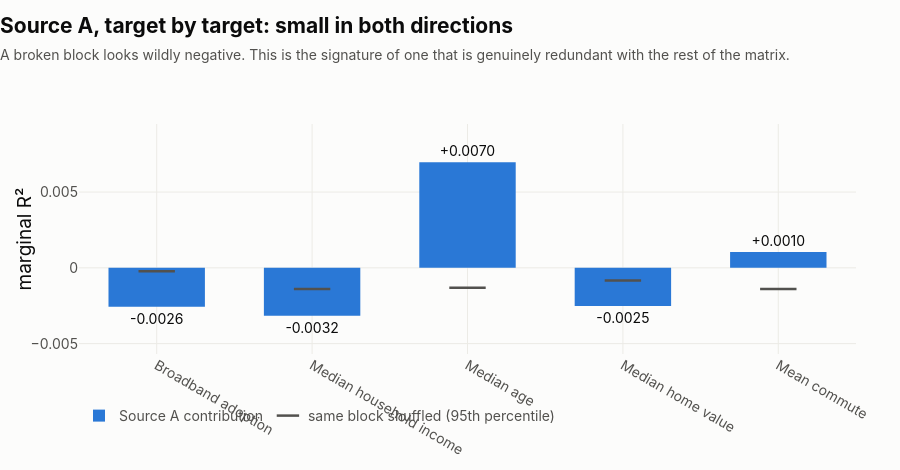

The notebook cell saved with this chart:
### Markdown cell above
The middle bar is the one to sit with. **Seven eighths of F's apparent internal
contribution is USDA restating industry composition BLS already measures.** That
redundancy is real inside the six-pillar system, and it does not bind against
outcomes outside it — the same ablation moves F's external figure by 0.0003. Which
is exactly why the external arm is the one the verdict rests on.

### Source A — the uncomfortable finding

Source A is the pillar this project marked **"Good shape. Done."** Its embedding was
cut on evidence, its 29 typed columns were validated, its schema was frozen first.
It contributes **−0.0000**.

### Code cell
a_stats = ext["drop_one"]["size_emacro_drop_A"]
a_pl = placebo[placebo["pillar"] == "A"].set_index("target")
labels = [TARGET_LABEL[t] for t in TARGET_ORDER]
vals = [a_stats["by_target"][t] for t in TARGET_ORDER]
band = [float(a_pl.loc[t, "placebo_p95"]) if t in a_pl.index else 0.0 for t in TARGET_ORDER]

fig = go.Figure()
# One colour, not red-for-negative: sign is already carried by position against
# the zero line, and a two-colour split would make the legend swatch lie about
# the series while dramatising numbers whose whole point is that they are small.
fig.add_trace(go.Bar(
    x=labels, y=vals, marker_color=BLUE,
    text=[f"{v:+.4f}" for v in vals], textposition="outside",
    textfont=dict(size=14), cliponaxis=False,
    hovertemplate="%{x}<br>%{y:+.4f}<extra></extra>", name="Source A contribution",
))
fig.add_trace(go.Scatter(
    x=labels, y=band, mode="markers", name="same block shuffled (95th percentile)",
    marker=dict(symbol="line-ew", size=26, line=dict(color=INK2, width=2.5)),
    hovertemplate="%{x}<br>placebo p95 %{y:+.4f}<extra></extra>",
))
style(fig,
      "Source A, target by target: small in both directions",
      "A broken block looks wildly negative. This is the signature of one that is "
      "genuinely redundant with the rest of the matrix.",
      height=470)
span = max(vals + band) - min(vals + band)
fig.update_yaxes(title="marginal R²", tickformat="+.4f",
                 range=[min(vals + band) - span * 0.25, max(vals + band) + span * 0.25])
fig.show()

### Figure 1 — Plotly figure (JSON) as saved in the notebook; plotly's stock layout.template omitted (floating-point values rounded to 4 significant figures)
{"data": [{"cliponaxis": false, "hovertemplate": "%{x}<br>%{y:+.4f}<extra></extra>", "marker": {"color": "#2a78d6"}, "name": "Source A contribution", "text": ["-0.0026", "-0.0032", "+0.0070", "-0.0025", "+0.0010"], "textfont": {"size": 14}, "textposition": "outside", "type": "bar", "x": ["Broadband adoption", "Median household income", "Median age", "Median home value", "Mean commute"], "y": [-0.002563, -0.003157, 0.00696, -0.002511, 0.001041]}, {"hovertemplate": "%{x}<br>placebo p95 %{y:+.4f}<extra></extra>", "marker": {"line": {"color": "#52514e", "width": 2.5}, "size": 26, "symbol": "line-ew"}, "mode": "markers", "name": "same block shuffled (95th percentile)", "type": "scatter", "x": ["Broadband adoption", "Median household income", "Median age", "Median home value", "Mean commute"], "y": [-0.000218, -0.001394, -0.001318, -0.0008412, -0.001392]}], "layout": {"bargap": 0.34, "bargroupgap": 0.06, "font": {"color": "#0b0b0b", "family": "-apple-system, BlinkMacSystemFont, Segoe UI, Helvetica, Arial, sans-serif", "size": 16}, "height": 470, "hoverlabel": {"bgcolor": "white", "bordercolor": "#ecebe6", "font": {"family": "-apple-system, BlinkMacSystemFont, Segoe UI, Helvetica, Arial, sans-serif", "size": 14}}, "legend": {"bgcolor": "rgba(0,0,0,0)", "font": {"color": "#52514e", "size": 14}, "orientation": "h", "x": 0, "y": -0.2, "yanchor": "top"}, "margin": {"b": 104, "l": 12, "r": 44, "t": 124}, "paper_bgcolor": "#fcfcfb", "plot_bgcolor": "#fcfcfb", "showlegend": true, "title": {"font": {"color": "#0b0b0b", "size": 21}, "text": "<b>Source A, target by target: small in both directions</b><br><span style='font-size:14px;color:#52514e'>A broken block looks wildly negative. This is the signature of one that is genuinely redundant with the rest of the matrix.</span>", "x": 0, "xanchor": "left", "y": 0.93, "yanchor": "top"}, "uniformtext": {"minsize": 11, "mode": "hide"}, "xaxis": {"automargin": true, "gridcolor": "#ecebe6", "gridwidth": 1, "showgrid": true, "showline": false, "tickfont": {"color": "#52514e", "size": 14}, "ticks": "", "title": {"font": {"color": "#52514e", "size": 14.5}}, "zeroline": false}, "yaxis": {"automargin": true, "gridcolor": "#ecebe6", "gridwidth": 1, "range": [-0.005686, 0.00949], "showgrid": true, "showline": false, "tickfont": {"color": "#52514e", "size": 14}, "tickformat": "+.4f", "ticks": "", "title": {"text": "marginal R²"}, "zeroline": false}}}
